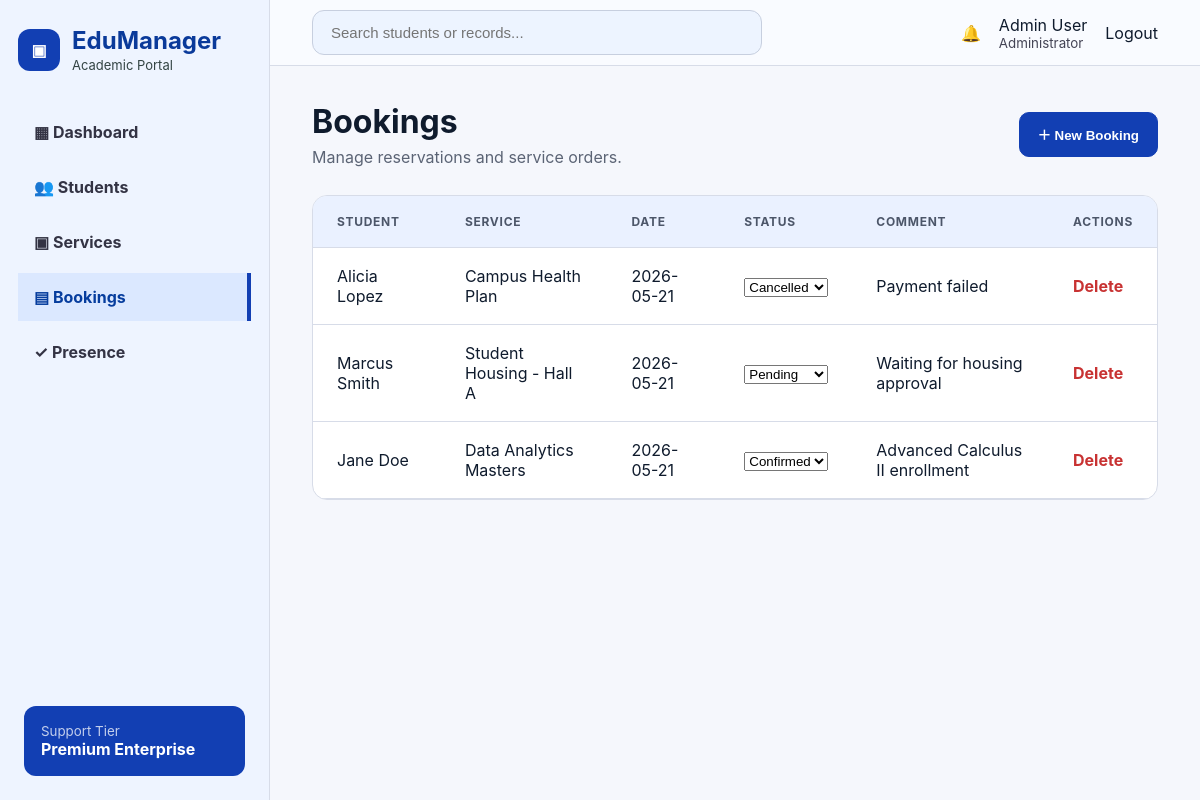
/public/index.php?route=bookings (signed in), run on the app's committed database.
### tables this page shows
CREATE TABLE bookings (
  id INT AUTO_INCREMENT PRIMARY KEY,
  student_id INT NOT NULL,
  service_id INT NOT NULL,
  booking_date DATE NOT NULL,
  status ENUM('Pending','Confirmed','Cancelled','Done') DEFAULT 'Pending',
  comment TEXT,
  created_at TIMESTAMP DEFAULT CURRENT_TIMESTAMP,
  FOREIGN KEY(student_id) REFERENCES students(id) ON DELETE CASCADE,
  FOREIGN KEY(service_id) REFERENCES services(id) ON DELETE CASCADE,
  INDEX idx_booking_status(status, booking_date)
);

CREATE TABLE services (
  id INT AUTO_INCREMENT PRIMARY KEY,
  service_code VARCHAR(30) NOT NULL UNIQUE,
  name VARCHAR(160) NOT NULL,
  category ENUM('Academic','Healthcare','Residential','Auxiliary') DEFAULT 'Academic',
  price DECIMAL(10,2) DEFAULT 0,
  description TEXT,
  status ENUM('Active','Pending','Archived') DEFAULT 'Active',
  image VARCHAR(255),
  created_at TIMESTAMP DEFAULT CURRENT_TIMESTAMP,
  INDEX idx_services(category,status)
);

### app/Core/Controller.php (called while the page is built, shortened)
<?php
abstract class Controller {
    protected function view(string $view, array $data = []): void {
        extract($data);
        require __DIR__ . '/../Views/layouts/header.php';
        require __DIR__ . '/../Views/layouts/sidebar.php';
        require __DIR__ . '/../Views/' . $view . '.php';
        require __DIR__ . '/../Views/layouts/footer.php';
    }
}

### app/Controllers/BookingController.php (called while the page is built, shortened)
<?php
class BookingController extends Controller {
    public function index(): void { $this->requireAuth(); $this->view('bookings/index',['title'=>'Bookings','active'=>'bookings','bookings'=>(new Booking())->all(),'students'=>(new Student())->all(),'services'=>(new Service())->all()]); }
}

### public/index.php (called while the page is built, shortened)
<?php
require_once __DIR__ . '/../app/Core/Controller.php';
require_once __DIR__ . '/../app/Core/Auth.php';
$route = $_GET['route'] ?? (Auth::check() ? 'dashboard' : 'login');
$routes = [
 'login'=>[AuthController::class,'login'], 'logout'=>[AuthController::class,'logout'],
 'dashboard'=>[DashboardController::class,'index'],
 'students'=>[StudentController::class,'index'], 'students.store'=>[StudentController::class,'store'], 'students.update'=>[StudentController::class,'update'], 'students.delete'=>[StudentController::class,'delete'],
 'services'=>[ServiceController::class,'index'], 'services.store'=>[ServiceController::class,'store'], 'services.update'=>[ServiceController::class,'update'], 'services.delete'=>[ServiceController::class,'delete'],
 'bookings'=>[BookingController::class,'index'], 'bookings.store'=>[BookingController::class,'store'], 'bookings.status'=>[BookingController::class,'updateStatus'], 'bookings.delete'=>[BookingController::class,'delete'],
 'presence'=>[PresenceController::class,'index'], 'presence.store'=>[PresenceController::class,'store'], 'presence.delete'=>[PresenceController::class,'delete'],
 'api.stats'=>[ApiController::class,'stats'], 'api.students'=>[ApiController::class,'students'],
];
[$class,$method] = $routes[$route]; (new $class())->$method();

### app/Core/Auth.php (called while the page is built, shortened)
<?php
class Auth {
    public static function user(): ?array { return $_SESSION['user'] ?? null; }
}

### app/Models/Booking.php (called while the page is built, shortened)
<?php
class Booking extends Model {
    public function all(): array {return $this->db->query('SELECT b.*, CONCAT(s.first_name," ",s.last_name) student_name, sv.name service_name FROM bookings b JOIN students s ON s.id=b.student_id JOIN services sv ON sv.id=b.service_id ORDER BY b.id DESC')->fetchAll();}
}

### app/Views/bookings/index.php (the view, shortened to what this page needs)
<div class="page-head"><div><h1>Bookings</h1><p>Manage reservations and service orders.</p></div><button class="btn primary" onclick="openModal('bookingModal')">＋ New Booking</button></div>
<section class="panel table-panel"><table><thead><tr><th>Student</th><th>Service</th><th>Date</th><th>Status</th><th>Comment</th><th>Actions</th></tr></thead><tbody><?php foreach($bookings as $b):?><tr><td><?=htmlspecialchars($b['student_name'])?></td><td><?=htmlspecialchars($b['service_name'])?></td><td><?=htmlspecialchars($b['booking_date'])?></td><td><form method="post" action="index.php?route=bookings.status"><input type="hidden" name="id" value="<?=$b['id']?>"><select name="status" onchange="this.form.submit()"><option <?=$b['status']=='Pending'?'selected':''?>>Pending</option><option <?=$b['status']=='Confirmed'?'selected':''?>>Confirmed</option><option <?=$b['status']=='Cancelled'?'selected':''?>>Cancelled</option><option <?=$b['status']=='Done'?'selected':''?>>Done</option></select></form></td><td><?=htmlspecialchars($b['comment'])?></td><td><a class="link red" href="index.php?route=bookings.delete&id=<?=$b['id']?>" onclick="return confirm('Delete booking?')">Delete</a></td></tr><?php endforeach;?></tbody></table></section>

### app/Views/layouts/header.php
<?php $config=require __DIR__.'/../../../config/config.php'; $user=Auth::user(); ?>
<!doctype html><html lang="en"><head><meta charset="UTF-8"><meta name="viewport" content="width=device-width, initial-scale=1.0">
<title><?= htmlspecialchars($title ?? $config['app_name']) ?></title><link rel="stylesheet" href="assets/css/style.css"></head>
<body><div class="app">

### app/Views/layouts/sidebar.php
<aside class="sidebar">
  <div class="brand"><div class="logo">▣</div><div><h2>EduManager</h2><p>Academic Portal</p></div></div>
  <nav>
    <a class="<?=($active??'')==='dashboard'?'active':''?>" href="index.php?route=dashboard">▦ Dashboard</a>
    <a class="<?=($active??'')==='students'?'active':''?>" href="index.php?route=students">👥 Students</a>
    <a class="<?=($active??'')==='services'?'active':''?>" href="index.php?route=services">▣ Services</a>
    <a class="<?=($active??'')==='bookings'?'active':''?>" href="index.php?route=bookings">▤ Bookings</a>
    <a class="<?=($active??'')==='presence'?'active':''?>" href="index.php?route=presence">✓ Presence</a>
  </nav>
  <div class="support"><small>Support Tier</small><b>Premium Enterprise</b></div>
</aside>
<main class="main"><header class="topbar"><form method="get" class="search"><input type="hidden" name="route" value="<?= htmlspecialchars($active ?? 'dashboard') ?>"><input name="q" value="<?= htmlspecialchars($q ?? '') ?>" placeholder="Search students or records..."></form><div class="userbar"><span>🔔</span><span><?= htmlspecialchars($user['name'] ?? 'Admin User') ?><small>Administrator</small></span><a href="index.php?route=logout">Logout</a></div></header><section class="content">

### app/Views/layouts/footer.php
</section></main></div><script src="assets/js/app.js"></script></body></html>

### public/assets/css/style.css (style rules this page uses)
:root { --blue:#123fb3;--blue2:#e8f0ff;--bg:#f5f7fc;--line:#d7dce8;--text:#0f1b2d;--muted:#5b6475;--green:#14a36f;--red:#c83232;--card:#fff }
* { box-sizing:border-box }
body { margin:0;font-family:Inter,Segoe UI,Arial,sans-serif;background:var(--bg);color:var(--text) }
a { text-decoration:none;color:inherit }
.app { display:flex;min-height:100vh }
.sidebar { width:270px;background:#eef4ff;border-right:1px solid var(--line);padding:26px 18px;position:fixed;top:0;bottom:0 }
.brand { display:flex;gap:12px;align-items:center;margin-bottom:35px }
.logo,.login-logo { background:var(--blue);color:white;border-radius:12px;width:42px;height:42px;display:grid;place-items:center;font-weight:900 }
.brand h2 { margin:0;color:#0a3a9a }
.brand p { margin:2px 0 0;color:#344;font-size:13px }
.sidebar nav a { display:block;padding:14px 16px;border-radius:0;margin:7px 0;color:#334;font-weight:650 }
.sidebar nav a.active { background:#dbe8ff;color:#063d9e;border-right:4px solid var(--blue) }
.support { position:absolute;bottom:24px;left:24px;right:24px;background:var(--blue);color:white;border-radius:12px;padding:17px }
.support small { display:block;opacity:.75 }
.main { margin-left:270px;width:calc(100% - 270px) }
.topbar { height:66px;background:#f9fbff;border-bottom:1px solid var(--line);display:flex;align-items:center;justify-content:space-between;padding:0 42px }
.search input { width:450px;max-width:55vw;padding:13px 18px;border:1px solid #c7cfdf;border-radius:12px;background:#edf4ff;font-size:15px }
.userbar { display:flex;gap:18px;align-items:center }
.userbar small { display:block;color:#445 }
.content { padding:36px 42px }
.page-head { display:flex;align-items:center;justify-content:space-between;margin-bottom:28px }
.page-head h1 { font-size:32px;margin:0 }
.page-head p { margin:6px 0 0;color:var(--muted) }
.btn { border:1px solid var(--line);border-radius:10px;padding:12px 18px;font-weight:700;background:white;cursor:pointer;display:inline-block }
.btn.primary { background:var(--blue);color:white;border-color:var(--blue) }
.red { color:var(--red)!important }
.panel { background:#fff;border:1px solid var(--line);border-radius:15px;overflow:hidden }
.table-panel table { width:100%;border-collapse:collapse }
.table-panel th { background:#eaf1ff;text-align:left;color:#4c5669;font-size:12px;letter-spacing:.06em;text-transform:uppercase }
.table-panel th,.table-panel td { padding:18px 24px;border-bottom:1px solid var(--line) }
.link { border:none;background:none;color:#1242a5;font-weight:700;cursor:pointer }

### data on the page
bookings: student_name "Alicia Lopez", service.name "Campus Health Plan", booking_date "2026-05-21", status "Cancelled", comment "Payment failed"
bookings: student_name "Marcus Smith", service.name "Student Housing - Hall A", booking_date "2026-05-21", status "Pending", comment "Waiting for housing approval"
bookings: student_name "Jane Doe", service.name "Data Analytics Masters", booking_date "2026-05-21", status "Confirmed", comment "Advanced Calculus II enrollment"

### other printed values
$user['name'] "Admin User"
